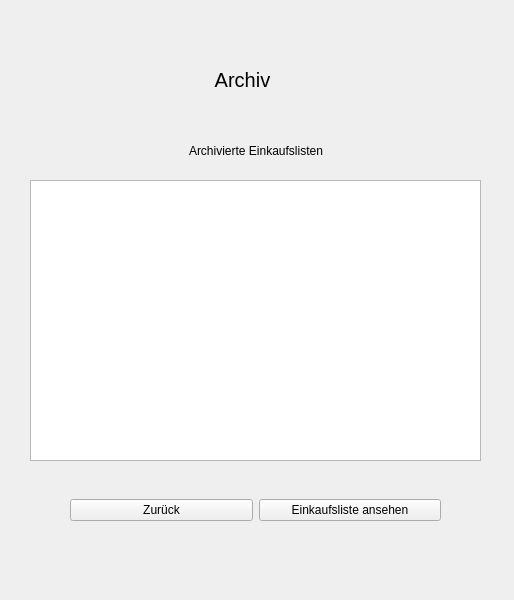
<?xml version="1.0" encoding="UTF-8"?>
<ui version="4.0">
 <class>ArchivFrame</class>
 <widget class="QWidget" name="ArchivFrame">
  <property name="geometry">
   <rect>
    <x>0</x>
    <y>0</y>
    <width>514</width>
    <height>600</height>
   </rect>
  </property>
  <property name="windowTitle">
   <string>Haushaltsplaner</string>
  </property>
  <widget class="QWidget" name="horizontalLayoutWidget">
   <property name="geometry">
    <rect>
     <x>30</x>
     <y>40</y>
     <width>451</width>
     <height>80</height>
    </rect>
   </property>
   <layout class="QHBoxLayout" name="horizontalLayout_4">
    <item>
     <spacer name="horizontalSpacer_5">
      <property name="orientation">
       <enum>Qt::Horizontal</enum>
      </property>
      <property name="sizeType">
       <enum>QSizePolicy::Fixed</enum>
      </property>
      <property name="sizeHint" stdset="0">
       <size>
        <width>135</width>
        <height>20</height>
       </size>
      </property>
     </spacer>
    </item>
    <item>
     <widget class="QLabel" name="l_titelarchive">
      <property name="styleSheet">
       <string notr="true">font-size: 15pt;</string>
      </property>
      <property name="text">
       <string>Archiv</string>
      </property>
      <property name="alignment">
       <set>Qt::AlignCenter</set>
      </property>
     </widget>
    </item>
    <item>
     <widget class="QLabel" name="l_icon">
      <property name="styleSheet">
       <string notr="true">image: url(:/Images/logo_small_icon_only_inverted.png);</string>
      </property>
      <property name="text">
       <string/>
      </property>
     </widget>
    </item>
   </layout>
  </widget>
  <widget class="QTableWidget" name="t_archivelist">
   <property name="geometry">
    <rect>
     <x>30</x>
     <y>180</y>
     <width>451</width>
     <height>281</height>
    </rect>
   </property>
  </widget>
  <widget class="QWidget" name="horizontalLayoutWidget_3">
   <property name="geometry">
    <rect>
     <x>30</x>
     <y>120</y>
     <width>451</width>
     <height>61</height>
    </rect>
   </property>
   <layout class="QHBoxLayout" name="horizontalLayout_2">
    <item>
     <spacer name="horizontalSpacer_3">
      <property name="orientation">
       <enum>Qt::Horizontal</enum>
      </property>
      <property name="sizeHint" stdset="0">
       <size>
        <width>40</width>
        <height>20</height>
       </size>
      </property>
     </spacer>
    </item>
    <item>
     <widget class="QLabel" name="l_description">
      <property name="text">
       <string>Archivierte Einkaufslisten</string>
      </property>
     </widget>
    </item>
    <item>
     <spacer name="horizontalSpacer_4">
      <property name="orientation">
       <enum>Qt::Horizontal</enum>
      </property>
      <property name="sizeHint" stdset="0">
       <size>
        <width>40</width>
        <height>20</height>
       </size>
      </property>
     </spacer>
    </item>
   </layout>
  </widget>
  <widget class="QWidget" name="horizontalLayoutWidget_4">
   <property name="geometry">
    <rect>
     <x>30</x>
     <y>470</y>
     <width>451</width>
     <height>80</height>
    </rect>
   </property>
   <layout class="QHBoxLayout" name="horizontalLayout_3">
    <item>
     <spacer name="horizontalSpacer">
      <property name="orientation">
       <enum>Qt::Horizontal</enum>
      </property>
      <property name="sizeType">
       <enum>QSizePolicy::Fixed</enum>
      </property>
      <property name="sizeHint" stdset="0">
       <size>
        <width>40</width>
        <height>20</height>
       </size>
      </property>
     </spacer>
    </item>
    <item>
     <widget class="QPushButton" name="b_back">
      <property name="text">
       <string>Zurück</string>
      </property>
     </widget>
    </item>
    <item>
     <widget class="QPushButton" name="b_viewarchive">
      <property name="sizePolicy">
       <sizepolicy hsizetype="Minimum" vsizetype="Fixed">
        <horstretch>0</horstretch>
        <verstretch>0</verstretch>
       </sizepolicy>
      </property>
      <property name="text">
       <string>Einkaufsliste ansehen</string>
      </property>
     </widget>
    </item>
    <item>
     <spacer name="horizontalSpacer_2">
      <property name="orientation">
       <enum>Qt::Horizontal</enum>
      </property>
      <property name="sizeType">
       <enum>QSizePolicy::Fixed</enum>
      </property>
      <property name="sizeHint" stdset="0">
       <size>
        <width>40</width>
        <height>20</height>
       </size>
      </property>
     </spacer>
    </item>
   </layout>
  </widget>
 </widget>
 <resources>
  <include location="../MenuFrame/Menu.qrc"/>
 </resources>
 <connections/>
</ui>
